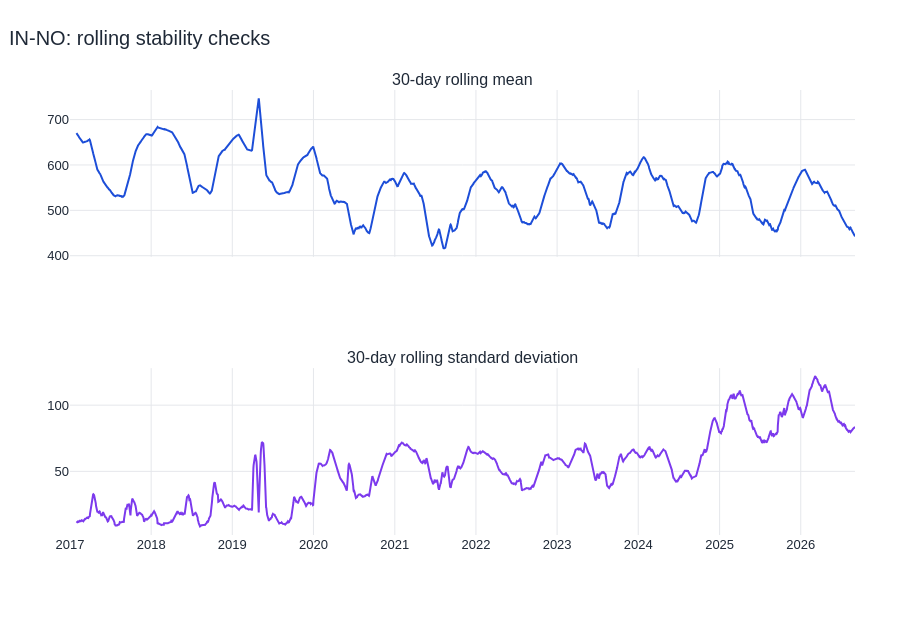

Source (notebook cell):
### Markdown cell above
## 6. Stationarity analysis

*Test whether the level and variability stay stable over time*

ADF tests the null hypothesis of a unit root. KPSS tests the opposite null of level stationarity. We use both because agreement is easier to trust. A lag-24 difference means “this hour minus the same hour yesterday.”

### Code cell
def stationarity_row(series, label):
    clean = series.dropna()
    adf_result = adfuller(clean, autolag="AIC")
    kpss_result = kpss(clean, regression="c", nlags="auto")
    return {"Series": label, "ADF statistic": adf_result[0], "ADF p-value": adf_result[1],
            "KPSS statistic": kpss_result[0], "KPSS p-value": kpss_result[1]}

difference_24 = data["carbon"].diff(24).dropna()
stationarity = pd.DataFrame([
    stationarity_row(data["carbon"], "Raw carbon intensity"),
    stationarity_row(difference_24, "Lag-24 differenced carbon intensity"),
])
display(stationarity.round(5))

rolling = data["carbon"].rolling(24 * 30).agg(["mean", "std"]).resample("D").last()
fig = make_subplots(rows=2, cols=1, shared_xaxes=True,
                    subplot_titles=("30-day rolling mean", "30-day rolling standard deviation"))
fig.add_trace(go.Scatter(x=rolling.index, y=rolling["mean"], line=dict(color=COLORS["trend"]),
                         name="Rolling mean"), row=1, col=1)
fig.add_trace(go.Scatter(x=rolling.index, y=rolling["std"], line=dict(color="#7c3aed"),
                         name="Rolling standard deviation"), row=2, col=1)
fig.update_layout(height=620, title=f"{REGION}: rolling stability checks", showlegend=False)
show_chart(fig)

raw_kpss = stationarity.loc[0, "KPSS p-value"]
diff_adf = stationarity.loc[1, "ADF p-value"]
diff_kpss = stationarity.loc[1, "KPSS p-value"]
display(Markdown(
    f"The raw KPSS p-value is **{raw_kpss:.4f}**. After lag-24 differencing, "
    f"ADF p = **{diff_adf:.4f}** and KPSS p = **{diff_kpss:.4f}**. "
    "The differenced series is the safer stationary input when ADF is below 0.05 and KPSS is at or above 0.05."
))

### Figure 1 — Plotly figure (JSON) as saved in the notebook; plotly's stock layout.template omitted (floating-point values rounded to 4 significant figures; data arrays with more than 128 entries replaced by an {"elided": "..."} marker saying what was removed)
{"data": [{"line": {"color": "#1d4ed8"}, "name": "Rolling mean", "type": "scatter", "x": {"elided": "3532 str values"}, "xaxis": "x", "y": {"elided": "3532 float values"}, "yaxis": "y"}, {"line": {"color": "#7c3aed"}, "name": "Rolling standard deviation", "type": "scatter", "x": {"elided": "3532 str values"}, "xaxis": "x2", "y": {"elided": "3532 float values"}, "yaxis": "y2"}], "layout": {"annotations": [{"font": {"size": 16}, "showarrow": false, "text": "30-day rolling mean", "x": 0.5, "xanchor": "center", "xref": "paper", "y": 1.0, "yanchor": "bottom", "yref": "paper"}, {"font": {"size": 16}, "showarrow": false, "text": "30-day rolling standard deviation", "x": 0.5, "xanchor": "center", "xref": "paper", "y": 0.375, "yanchor": "bottom", "yref": "paper"}], "autosize": true, "font": {"color": "#1f2937", "family": "Arial, sans-serif", "size": 13}, "height": 620, "hoverlabel": {"font": {"size": 13}}, "margin": {"b": 85, "l": 70, "r": 45, "t": 90}, "showlegend": false, "title": {"font": {"size": 20}, "text": "IN-NO: rolling stability checks", "x": 0.01, "xanchor": "left"}, "xaxis": {"anchor": "y", "automargin": true, "domain": [0.0, 1.0], "gridcolor": "#e5e7eb", "matches": "x2", "showgrid": true, "showticklabels": false}, "xaxis2": {"anchor": "y2", "automargin": true, "domain": [0.0, 1.0], "gridcolor": "#e5e7eb", "showgrid": true}, "yaxis": {"anchor": "x", "automargin": true, "domain": [0.625, 1.0], "gridcolor": "#e5e7eb", "showgrid": true, "zeroline": false}, "yaxis2": {"anchor": "x2", "automargin": true, "domain": [0.0, 0.375], "gridcolor": "#e5e7eb", "showgrid": true, "zeroline": false}}}
